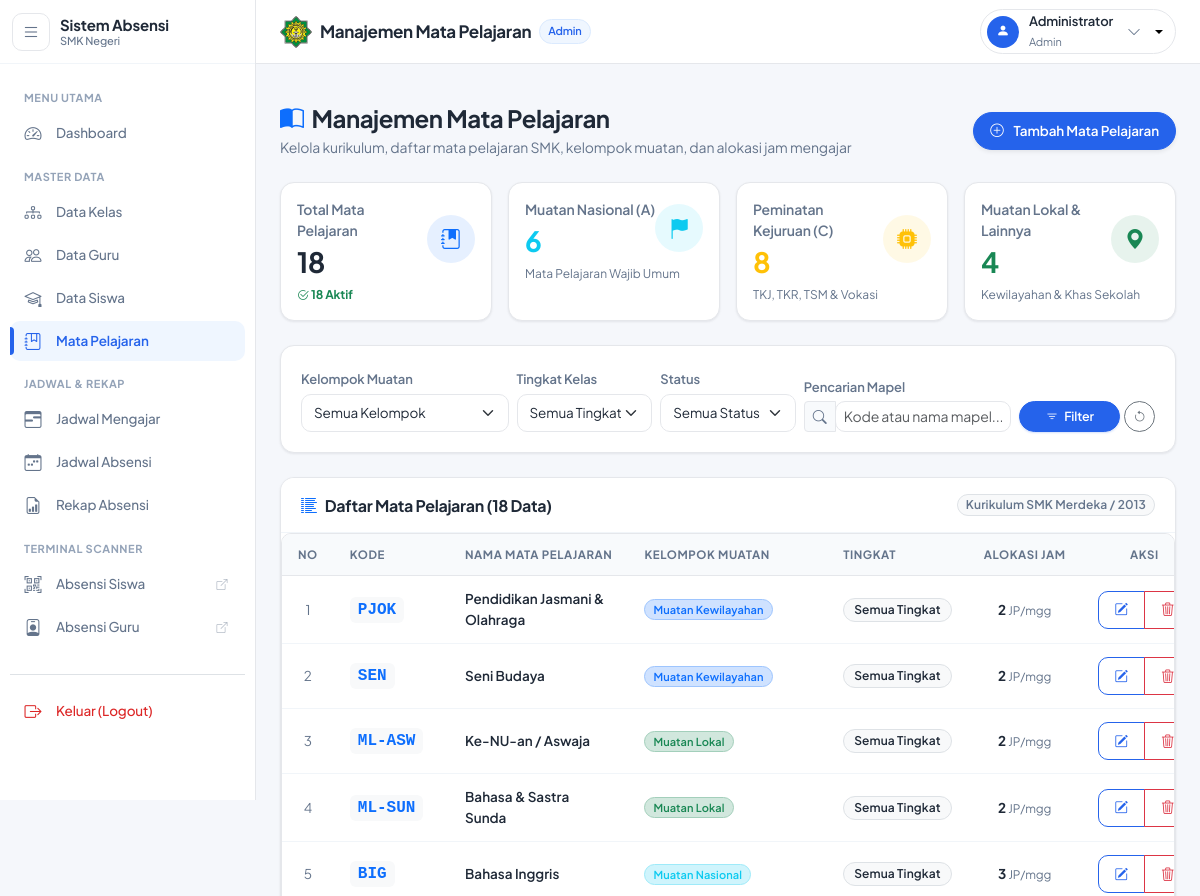
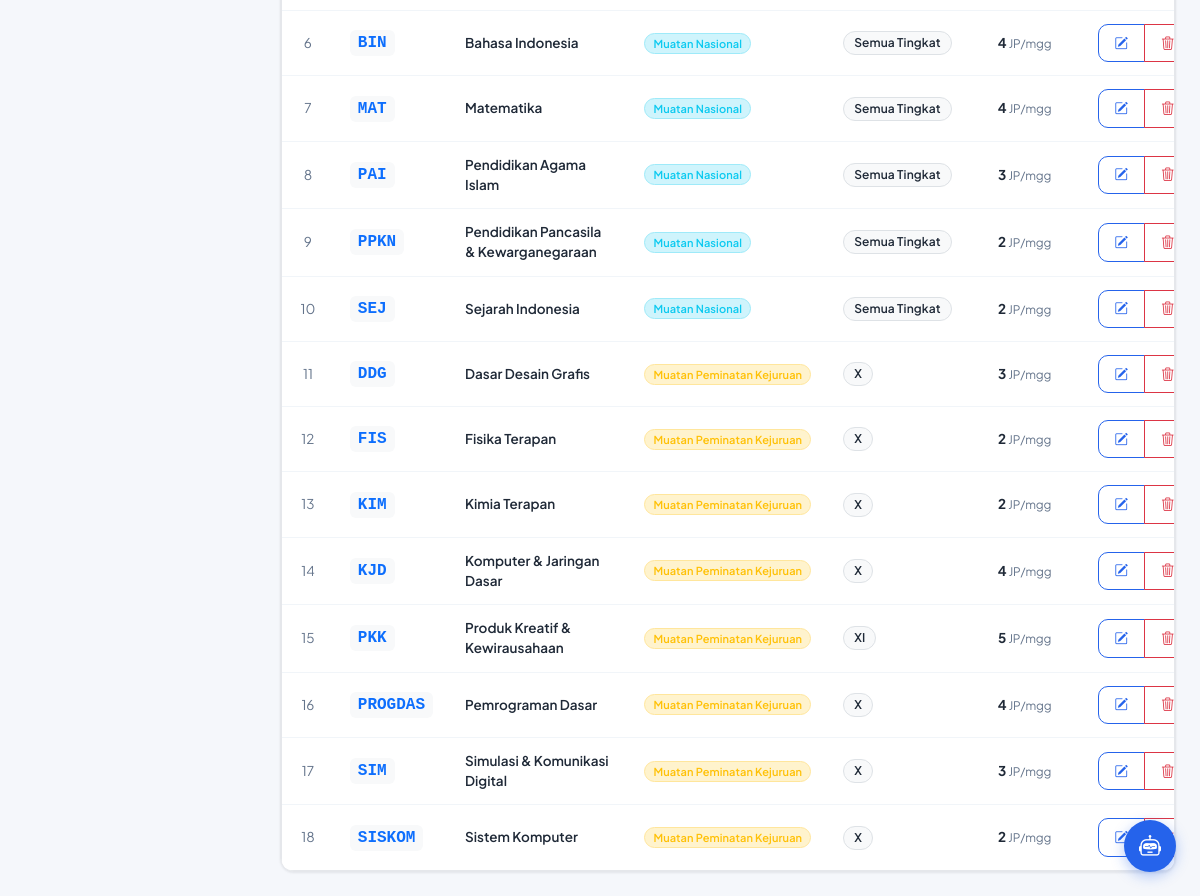
The page /public/admin_mapel (signed in) on the database its author committed (2 pictures, top to bottom).
### tables this page shows
CREATE TABLE `mata_pelajaran` (
  `id` int(11) NOT NULL AUTO_INCREMENT,
  `kode_mapel` varchar(20) NOT NULL,
  `nama_mapel` varchar(100) NOT NULL,
  `kelompok` varchar(50) NOT NULL DEFAULT 'Muatan Nasional',
  `tingkat` varchar(20) NOT NULL DEFAULT 'Semua Tingkat',
  `jam_per_minggu` int(11) NOT NULL DEFAULT 2,
  `status` enum('active','inactive') NOT NULL DEFAULT 'active',
  `created_at` timestamp NOT NULL DEFAULT current_timestamp(),
  `updated_at` timestamp NOT NULL DEFAULT current_timestamp() ON UPDATE current_timestamp(),
  PRIMARY KEY (`id`),
  UNIQUE KEY `kode_mapel` (`kode_mapel`)
);

### app/controllers/Admin_mapel.php (called while the page is built, shortened)
<?php
class Admin_mapel extends Controller {
    public function index() {
        $data['judul'] = 'Manajemen Mata Pelajaran';
        $data['active_menu'] = 'mapel';
        $data['csrf_token'] = AuthHelper::generateCsrfToken();
        $filters = [
            'kelompok' => $_GET['kelompok'] ?? '',
            'tingkat'  => $_GET['tingkat'] ?? '',
            'status'   => $_GET['status'] ?? '',
            'keyword'  => trim($_GET['keyword'] ?? '')
        ];
        $data['filters'] = $filters;
        $data['mapel_list'] = $this->model('Mapel_model')->getAllMapel($filters);
        $data['stats'] = $this->model('Mapel_model')->getStatistikMapel();
        $this->view('admin/mapel/index', $data);
    }
}

### app/core/App.php (called while the page is built, shortened)
<?php
class App {
    protected $method = 'index';
    protected $params = [];
    public function __construct() {
        $this->controller = new $this->controller;
        call_user_func_array([$this->controller, $this->method], $this->params);
    }
}

### public/index.php (called while the page is built, shortened)
<?php
$app = new App();

### app/core/Database.php (called while the page is built, shortened)
<?php
class Database {
    private $host = DB_HOST;
    private $user = DB_USER;
    private $pass = DB_PASS;
    private $db_name = DB_NAME;
    private $dbh;
    private $stmt;
    public function __construct() {
        $dsn = 'mysql:host=' . $this->host . ';dbname=' . $this->db_name;
        $initCommandKey = defined('\Pdo\Mysql::ATTR_INIT_COMMAND') ? \Pdo\Mysql::ATTR_INIT_COMMAND : 1002;
        $options = [
            PDO::ATTR_PERSISTENT => true,
            PDO::ATTR_ERRMODE => PDO::ERRMODE_EXCEPTION,
            $initCommandKey => "SET time_zone = '+07:00', lc_time_names = 'id_ID'"
        ];
        try {
            $this->dbh = new PDO($dsn, $this->user, $this->pass, $options);
        } catch(PDOException $e) {
            throw $e;
        }
    }
    public function query($query) {
        $this->stmt = $this->dbh->prepare($query);
    }
    public function execute() {
        return $this->stmt->execute();
    }
    public function resultSet() {
        $this->execute();
        return $this->stmt->fetchAll(PDO::FETCH_ASSOC);
    }
}

### app/models/Mapel_model.php (called while the page is built, shortened)
<?php
class Mapel_model {
    private $table = 'mata_pelajaran';
    private $db;
    public function __construct() {
        $this->db = new Database();
    }
    public function getAllMapel($filters = []) {
        $query = "SELECT * FROM {$this->table} WHERE 1=1";
        $query .= " ORDER BY kelompok ASC, kode_mapel ASC";
        $this->db->query($query);
        return $this->db->resultSet();
    }
    public function getStatistikMapel() {
        $stats = [
            'total' => 0,
            'nasional' => 0,
            'kewilayahan' => 0,
            'kejuruan' => 0,
            'muatan_lokal' => 0,
            'aktif' => 0
        ];
        $this->db->query("SELECT COUNT(*) as total FROM {$this->table}");
        $stats['total'] = (int)$this->db->single()['total'];
        $this->db->query("SELECT COUNT(*) as cnt FROM {$this->table} WHERE kelompok = 'Muatan Nasional'");
        $stats['nasional'] = (int)$this->db->single()['cnt'];
        $this->db->query("SELECT COUNT(*) as cnt FROM {$this->table} WHERE kelompok = 'Muatan Kewilayahan'");
        $stats['kewilayahan'] = (int)$this->db->single()['cnt'];
        $this->db->query("SELECT COUNT(*) as cnt FROM {$this->table} WHERE kelompok = 'Muatan Peminatan Kejuruan'");
        $stats['kejuruan'] = (int)$this->db->single()['cnt'];
        $this->db->query("SELECT COUNT(*) as cnt FROM {$this->table} WHERE kelompok = 'Muatan Lokal'");
        $stats['muatan_lokal'] = (int)$this->db->single()['cnt'];
        $this->db->query("SELECT COUNT(*) as cnt FROM {$this->table} WHERE status = 'active'");
        $stats['aktif'] = (int)$this->db->single()['cnt'];
        return $stats;
    }
}

### app/views/admin/mapel/index.php (the view, shortened to what this page needs)
<div class="d-flex justify-content-between align-items-center mb-4 flex-wrap gap-2">
    <div>
        <h4 class="fw-bold mb-1"><i class="bi bi-book-half text-primary me-2"></i>Manajemen Mata Pelajaran</h4>
        <p class="text-muted mb-0 small">Kelola kurikulum, daftar mata pelajaran SMK, kelompok muatan, dan alokasi jam mengajar</p>
    </div>
    <div class="d-flex gap-2">
        <button type="button" class="btn btn-primary rounded-pill px-3 shadow-sm fw-semibold" data-bs-toggle="modal" data-bs-target="#modalTambahMapel">
            <i class="bi bi-plus-circle me-1"></i> Tambah Mata Pelajaran
        </button>
    </div>
</div>
<div class="row g-3 mb-4">
    <div class="col-sm-6 col-xl-3">
        <div class="card border-0 shadow-sm rounded-4 h-100 p-3 bg-white">
            <div class="d-flex align-items-center justify-content-between">
                <div>
                    <span class="text-muted small fw-semibold d-block">Total Mata Pelajaran</span>
                    <h3 class="fw-bold text-dark mb-0 mt-1"><?= $data['stats']['total'] ?></h3>
                </div>
                <div class="rounded-circle bg-primary bg-opacity-10 text-primary p-3 d-flex align-items-center justify-content-center" style="width: 48px; height: 48px;">
                    <i class="bi bi-journal-bookmark-fill fs-5"></i>
                </div>
            </div>
            <div class="mt-2 text-muted" style="font-size: 12px;">
                <span class="text-success fw-bold"><i class="bi bi-check2-circle"></i> <?= $data['stats']['aktif'] ?> Aktif</span>
            </div>
        </div>
    </div>
    <div class="col-sm-6 col-xl-3">
        <div class="card border-0 shadow-sm rounded-4 h-100 p-3 bg-white">
            <div class="d-flex align-items-center justify-content-between">
                <div>
                    <span class="text-muted small fw-semibold d-block">Muatan Nasional (A)</span>
                    <h3 class="fw-bold text-info mb-0 mt-1"><?= $data['stats']['nasional'] ?></h3>
                </div>
                <div class="rounded-circle bg-info bg-opacity-10 text-info p-3 d-flex align-items-center justify-content-center" style="width: 48px; height: 48px;">
                    <i class="bi bi-flag-fill fs-5"></i>
                </div>
            </div>
            <div class="mt-2 text-muted" style="font-size: 12px;">Mata Pelajaran Wajib Umum</div>
        </div>
    </div>
    <div class="col-sm-6 col-xl-3">
        <div class="card border-0 shadow-sm rounded-4 h-100 p-3 bg-white">
            <div class="d-flex align-items-center justify-content-between">
                <div>
                    <span class="text-muted small fw-semibold d-block">Peminatan Kejuruan (C)</span>
                    <h3 class="fw-bold text-warning mb-0 mt-1"><?= $data['stats']['kejuruan'] ?></h3>
                </div>
                <div class="rounded-circle bg-warning bg-opacity-10 text-warning p-3 d-flex align-items-center justify-content-center" style="width: 48px; height: 48px;">
                    <i class="bi bi-cpu-fill fs-5"></i>
                </div>
            </div>
            <div class="mt-2 text-muted" style="font-size: 12px;">TKJ, TKR, TSM & Vokasi</div>
        </div>
    </div>
    <div class="col-sm-6 col-xl-3">
        <div class="card border-0 shadow-sm rounded-4 h-100 p-3 bg-white">
            <div class="d-flex align-items-center justify-content-between">
                <div>
                    <span class="text-muted small fw-semibold d-block">Muatan Lokal & Lainnya</span>
                    <h3 class="fw-bold text-success mb-0 mt-1"><?= $data['stats']['muatan_lokal'] + $data['stats']['kewilayahan'] ?></h3>
                </div>
                <div class="rounded-circle bg-success bg-opacity-10 text-success p-3 d-flex align-items-center justify-content-center" style="width: 48px; height: 48px;">
                    <i class="bi bi-geo-alt-fill fs-5"></i>
                </div>
            </div>
            <div class="mt-2 text-muted" style="font-size: 12px;">Kewilayahan & Khas Sekolah</div>
        </div>
    </div>
</div>
<div class="card border-0 shadow-sm rounded-4 mb-4">
    <div class="card-body p-3">
        <form method="GET" action="<?= BASEURL; ?>/admin_mapel" class="row g-2 align-items-end">
            <div class="col-md-3">
                <label class="form-label small text-muted mb-1 fw-semibold">Kelompok Muatan</label>
                <select name="kelompok" class="form-select form-select-sm">
                    <option value="">Semua Kelompok</option>
                </select>
            </div>
            <div class="col-md-2">
                <label class="form-label small text-muted mb-1 fw-semibold">Tingkat Kelas</label>
                <select name="tingkat" class="form-select form-select-sm">
                    <option value="">Semua Tingkat</option>
                </select>
            </div>
            <div class="col-md-2">
                <label class="form-label small text-muted mb-1 fw-semibold">Status</label>
                <select name="status" class="form-select form-select-sm">
                    <option value="">Semua Status</option>
                </select>
            </div>
            <div class="col-md-3">
                <label class="form-label small text-muted mb-1 fw-semibold">Pencarian Mapel</label>
                <div class="input-group input-group-sm">
                    <span class="input-group-text bg-light"><i class="bi bi-search"></i></span>
                    <input type="text" name="keyword" class="form-control" placeholder="Kode atau nama mapel..." value="<?= htmlspecialchars($data['filters']['keyword']) ?>">
                </div>
            </div>
            <div class="col-md-2 d-flex gap-1">
                <button type="submit" class="btn btn-sm btn-primary rounded-pill px-3 flex-grow-1">
                    <i class="bi bi-filter"></i> Filter
                </button>
                <a href="<?= BASEURL; ?>/admin_mapel" class="btn btn-sm btn-outline-secondary rounded-pill px-2" title="Reset Filter">
                    <i class="bi bi-arrow-counterclockwise"></i>
                </a>
            </div>
        </form>
    </div>
</div>
<div class="card border-0 shadow-sm rounded-4 overflow-hidden">
    <div class="card-header bg-white py-3 border-0 d-flex justify-content-between align-items-center">
        <h6 class="fw-bold text-dark mb-0"><i class="bi bi-list-columns-reverse me-2 text-primary"></i>Daftar Mata Pelajaran (<?= count($data['mapel_list']) ?> Data)</h6>
        <span class="badge bg-light text-muted border px-2 py-1">Kurikulum SMK Merdeka / 2013</span>
    </div>
    <div class="table-responsive">
        <table class="table table-hover align-middle mb-0">
            <thead class="table-light">
                <tr>
                    <th width="5%" class="text-center">No</th>
                    <th width="12%">Kode</th>
                    <th width="33%">Nama Mata Pelajaran</th>
                    <th width="20%">Kelompok Muatan</th>
                    <th width="10%">Tingkat</th>
                    <th width="10%" class="text-center">Alokasi Jam</th>
                    <th width="10%" class="text-center">Aksi</th>
                </tr>
            </thead>
            <tbody>
                <?php if (empty($data['mapel_list'])): ?>
                    <tr>
                        <td colspan="7" class="text-center py-5 text-muted">
                            <i class="bi bi-journal-x fs-1 d-block mb-2 text-secondary opacity-50"></i>
                            Belum ada data mata pelajaran yang sesuai filter.
                        </td>
                    </tr>
                <?php else: ?>
                    <?php $no = 1; foreach ($data['mapel_list'] as $m): ?>
                        <tr>
                            <td class="text-center text-muted small"><?= $no++ ?></td>
                            <td>
                                <code class="fw-bold bg-light px-2 py-1 rounded text-primary fs-6"><?= htmlspecialchars($m['kode_mapel']) ?></code>
                            </td>
                            <td>
                                <div class="fw-semibold text-dark"><?= htmlspecialchars($m['nama_mapel']) ?></div>
                            </td>
                            <td>
                                <?php
                                    $badgeKelompok = [
                                        'Muatan Nasional' => 'bg-info-subtle text-info border-info-subtle',
                                        'Muatan Kewilayahan' => 'bg-primary-subtle text-primary border-primary-subtle',
                                        'Muatan Peminatan Kejuruan' => 'bg-warning-subtle text-warning border-warning-subtle',
                                        'Muatan Lokal' => 'bg-success-subtle text-success border-success-subtle'
                                    ];
                                    $kClass = $badgeKelompok[$m['kelompok']] ?? 'bg-light text-dark';
                                ?>
                                <span class="badge <?= $kClass ?> border px-2 py-1" style="font-size: 11px;">
                                    <?= htmlspecialchars($m['kelompok']) ?>
                                </span>
                            </td>
                            <td>
                                <span class="badge bg-light text-dark border"><?= htmlspecialchars($m['tingkat']) ?></span>
                            </td>
                            <td class="text-center">
                                <span class="fw-bold text-dark"><?= (int)$m['jam_per_minggu'] ?></span> <span class="text-muted small">JP/mgg</span>
                            </td>
                            <td class="text-center">
                                <div class="btn-group btn-group-sm">
                                    <button type="button" class="btn btn-outline-primary btnEditMapel" data-id="<?= $m['id'] ?>" title="Edit Mapel">
                                        <i class="bi bi-pencil-square"></i>
                                    </button>
                                    <button type="button" class="btn btn-outline-danger btnHapusMapel" data-id="<?= $m['id'] ?>" data-nama="<?= htmlspecialchars($m['nama_mapel']) ?>" title="Hapus Mapel">
                                        <i class="bi bi-trash3"></i>
                                    </button>
                                </div>
                            </td>
                        </tr>
                    <?php endforeach; ?>
                <?php endif; ?>
            </tbody>
        </table>
    </div>
</div>

### rows shown on the page
mata_pelajaran: id "18", jam_per_minggu "4", kode_mapel "ML-ASW", nama_mapel "Ke-NU-an / Aswaja", kelompok "Muatan Lokal", tingkat "Semua Tingkat", jam_per_minggu "2"
mata_pelajaran: kode_mapel "PJOK", nama_mapel "Pendidikan Jasmani & Olahraga", kelompok "Muatan Kewilayahan", tingkat "Semua Tingkat", jam_per_minggu "2"
mata_pelajaran: kode_mapel "SEN", nama_mapel "Seni Budaya", kelompok "Muatan Kewilayahan", tingkat "Semua Tingkat", jam_per_minggu "2"
mata_pelajaran: kode_mapel "ML-SUN", nama_mapel "Bahasa & Sastra Sunda", kelompok "Muatan Lokal", tingkat "Semua Tingkat", jam_per_minggu "2"
mata_pelajaran: kode_mapel "BIG", nama_mapel "Bahasa Inggris", kelompok "Muatan Nasional", tingkat "Semua Tingkat", jam_per_minggu "3"
mata_pelajaran: kode_mapel "BIN", nama_mapel "Bahasa Indonesia", kelompok "Muatan Nasional", tingkat "Semua Tingkat", jam_per_minggu "4"
mata_pelajaran: kode_mapel "MAT", nama_mapel "Matematika", kelompok "Muatan Nasional", tingkat "Semua Tingkat", jam_per_minggu "4"
mata_pelajaran: kode_mapel "PAI", nama_mapel "Pendidikan Agama Islam", kelompok "Muatan Nasional", tingkat "Semua Tingkat", jam_per_minggu "3"
mata_pelajaran: kode_mapel "PPKN", nama_mapel "Pendidikan Pancasila & Kewarganegaraan", kelompok "Muatan Nasional", tingkat "Semua Tingkat", jam_per_minggu "2"
mata_pelajaran: kode_mapel "SEJ", nama_mapel "Sejarah Indonesia", kelompok "Muatan Nasional", tingkat "Semua Tingkat", jam_per_minggu "2"
mata_pelajaran: kode_mapel "DDG", nama_mapel "Dasar Desain Grafis", kelompok "Muatan Peminatan Kejuruan", tingkat "X", jam_per_minggu "3"
mata_pelajaran: kode_mapel "FIS", nama_mapel "Fisika Terapan", kelompok "Muatan Peminatan Kejuruan", tingkat "X", jam_per_minggu "2"
mata_pelajaran: kode_mapel "KIM", nama_mapel "Kimia Terapan", kelompok "Muatan Peminatan Kejuruan", tingkat "X", jam_per_minggu "2"
mata_pelajaran: kode_mapel "KJD", nama_mapel "Komputer & Jaringan Dasar", kelompok "Muatan Peminatan Kejuruan", tingkat "X", jam_per_minggu "4"
mata_pelajaran: kode_mapel "PKK", nama_mapel "Produk Kreatif & Kewirausahaan", kelompok "Muatan Peminatan Kejuruan", tingkat "XI", jam_per_minggu "5"
mata_pelajaran: kode_mapel "PROGDAS", nama_mapel "Pemrograman Dasar", kelompok "Muatan Peminatan Kejuruan", tingkat "X", jam_per_minggu "4"
mata_pelajaran: kode_mapel "SIM", nama_mapel "Simulasi & Komunikasi Digital", kelompok "Muatan Peminatan Kejuruan", tingkat "X", jam_per_minggu "3"
mata_pelajaran: kode_mapel "SISKOM", nama_mapel "Sistem Komputer", kelompok "Muatan Peminatan Kejuruan", tingkat "X", jam_per_minggu "2"

### other values the page prints
$data['judul'] "Manajemen Mata Pelajaran"
str_replace('_', ' ', $_SESSION['role'] ?? 'user') "Admin"
$_SESSION['nama'] "Administrator"
str_replace('_', ' ', $_SESSION['role']) "Admin"
$data['stats']['nasional'] "6"
$data['stats']['kejuruan'] "8"
count($data['mapel_list']) "18"
